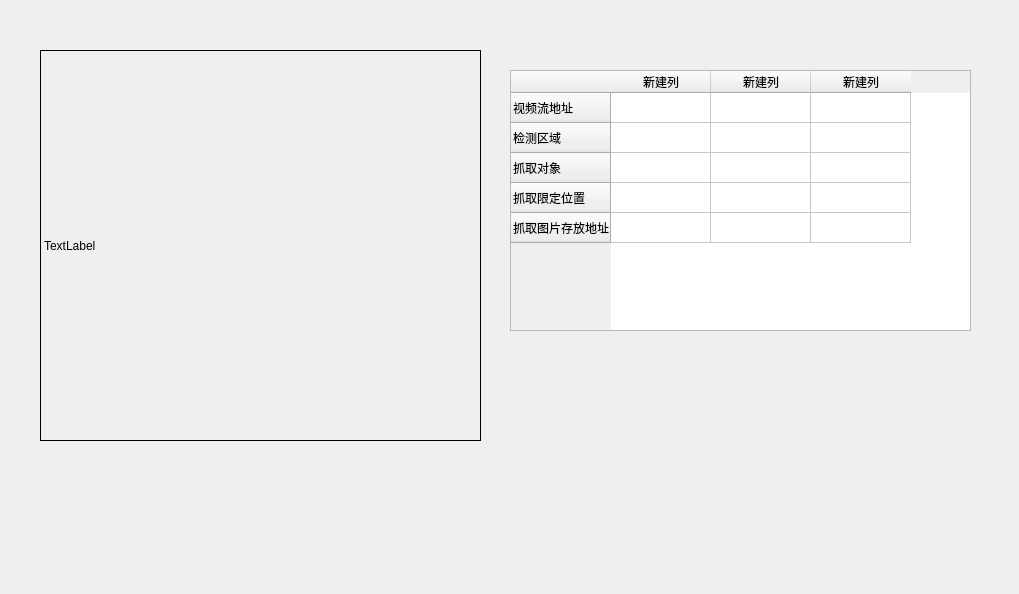
<?xml version="1.0" encoding="UTF-8"?>
<ui version="4.0">
 <class>Form</class>
 <widget class="QWidget" name="Form">
  <property name="geometry">
   <rect>
    <x>0</x>
    <y>0</y>
    <width>1019</width>
    <height>594</height>
   </rect>
  </property>
  <property name="maximumSize">
   <size>
    <width>1019</width>
    <height>594</height>
   </size>
  </property>
  <property name="windowTitle">
   <string>Form</string>
  </property>
  <widget class="QLabel" name="label">
   <property name="geometry">
    <rect>
     <x>40</x>
     <y>50</y>
     <width>441</width>
     <height>391</height>
    </rect>
   </property>
   <property name="frameShape">
    <enum>QFrame::Box</enum>
   </property>
   <property name="text">
    <string>TextLabel</string>
   </property>
  </widget>
  <widget class="QTableWidget" name="tableWidget">
   <property name="geometry">
    <rect>
     <x>510</x>
     <y>70</y>
     <width>461</width>
     <height>261</height>
    </rect>
   </property>
   <row>
    <property name="text">
     <string>视频流地址</string>
    </property>
   </row>
   <row>
    <property name="text">
     <string>检测区域</string>
    </property>
   </row>
   <row>
    <property name="text">
     <string>抓取对象</string>
    </property>
   </row>
   <row>
    <property name="text">
     <string>抓取限定位置</string>
    </property>
   </row>
   <row>
    <property name="text">
     <string>抓取图片存放地址</string>
    </property>
   </row>
   <column>
    <property name="text">
     <string>新建列</string>
    </property>
   </column>
   <column>
    <property name="text">
     <string>新建列</string>
    </property>
   </column>
   <column>
    <property name="text">
     <string>新建列</string>
    </property>
   </column>
  </widget>
 </widget>
 <resources/>
 <connections/>
</ui>
